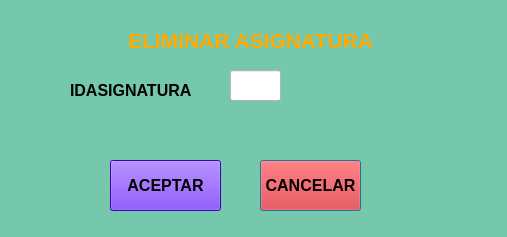
<?xml version="1.0" encoding="UTF-8"?>
<ui version="4.0">
 <class>Dialog</class>
 <widget class="QDialog" name="Dialog">
  <property name="geometry">
   <rect>
    <x>0</x>
    <y>0</y>
    <width>507</width>
    <height>237</height>
   </rect>
  </property>
  <property name="windowTitle">
   <string>Dialog</string>
  </property>
  <property name="styleSheet">
   <string notr="true">background-color: rgb(117, 200, 172);</string>
  </property>
  <widget class="QLabel" name="Label_Menu_2">
   <property name="geometry">
    <rect>
     <x>0</x>
     <y>0</y>
     <width>501</width>
     <height>81</height>
    </rect>
   </property>
   <property name="toolTip">
    <string>&lt;html&gt;&lt;head/&gt;&lt;body&gt;&lt;p align=&quot;center&quot;&gt;&lt;span style=&quot; font-size:16pt; font-weight:600;&quot;&gt;RESGISTRAR NUEVA ASIGNATURA&lt;/span&gt;&lt;/p&gt;&lt;/body&gt;&lt;/html&gt;</string>
   </property>
   <property name="styleSheet">
    <string notr="true">color: rgb(255, 170, 0);</string>
   </property>
   <property name="text">
    <string>&lt;html&gt;&lt;head/&gt;&lt;body&gt;&lt;p align=&quot;center&quot;&gt;&lt;span style=&quot; font-size:16pt; font-weight:600;&quot;&gt;ELIMINAR ASIGNATURA&lt;/span&gt;&lt;/p&gt;&lt;/body&gt;&lt;/html&gt;</string>
   </property>
  </widget>
  <widget class="QLabel" name="label">
   <property name="geometry">
    <rect>
     <x>70</x>
     <y>80</y>
     <width>151</width>
     <height>21</height>
    </rect>
   </property>
   <property name="text">
    <string>&lt;html&gt;&lt;head/&gt;&lt;body&gt;&lt;p&gt;&lt;span style=&quot; font-size:12pt; font-weight:600;&quot;&gt;IDASIGNATURA&lt;/span&gt;&lt;/p&gt;&lt;/body&gt;&lt;/html&gt;</string>
   </property>
  </widget>
  <widget class="QLineEdit" name="in_id">
   <property name="geometry">
    <rect>
     <x>230</x>
     <y>70</y>
     <width>51</width>
     <height>31</height>
    </rect>
   </property>
   <property name="styleSheet">
    <string notr="true">background-color: rgb(255, 255, 255);</string>
   </property>
  </widget>
  <widget class="QPushButton" name="btn_cancelar">
   <property name="geometry">
    <rect>
     <x>260</x>
     <y>160</y>
     <width>101</width>
     <height>51</height>
    </rect>
   </property>
   <property name="font">
    <font>
     <pointsize>12</pointsize>
     <weight>75</weight>
     <bold>true</bold>
    </font>
   </property>
   <property name="styleSheet">
    <string notr="true">background-color: rgb(255, 0, 0);
color: rgb(0, 0, 0);</string>
   </property>
   <property name="text">
    <string>CANCELAR</string>
   </property>
  </widget>
  <widget class="QPushButton" name="btn_aceptar">
   <property name="geometry">
    <rect>
     <x>110</x>
     <y>160</y>
     <width>111</width>
     <height>51</height>
    </rect>
   </property>
   <property name="font">
    <font>
     <family>Arial</family>
     <pointsize>12</pointsize>
     <weight>75</weight>
     <bold>true</bold>
    </font>
   </property>
   <property name="styleSheet">
    <string notr="true">background-color: rgb(85, 0, 255);</string>
   </property>
   <property name="text">
    <string>ACEPTAR</string>
   </property>
  </widget>
 </widget>
 <resources/>
 <connections/>
</ui>
